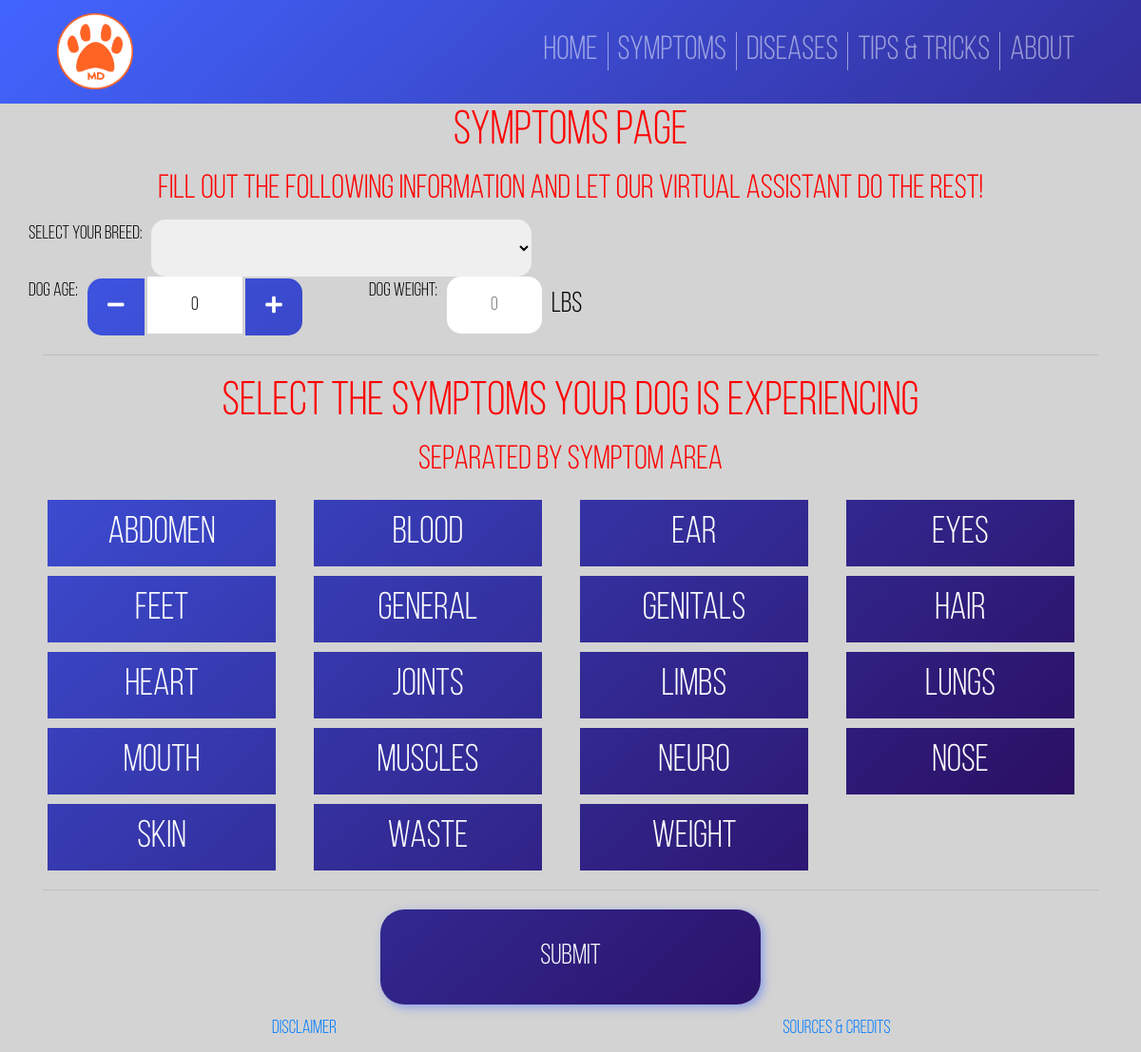
The app's page /Symptoms/symptoms.php with its own data.
### tables this page shows
CREATE TABLE `symptoms` (
  `Sym_id` int(11) NOT NULL,
  `Sym_name` varchar(128) NOT NULL,
  `Sym_area` varchar(32) DEFAULT NULL,
  PRIMARY KEY (`Sym_id`)
);

### Symptoms/symptoms.php (the view, shortened to what this page needs)
<!DOCTYPE html>
<html lang="en">
<head>
    <?php include("../Master/header.php"); ?>
    <?php include("../Master/connection.php"); ?>
    <link rel="stylesheet" href="../css/symptoms.css">
</head>
<body>
    <div class="page" style="
            color:black;
            font-family: var(--font-secondary);
            ">
    <h1>Symptoms page</h1>
    <h3>Fill out the following information and let our virtual assistant do the rest!</h3>
    <div class="container">
        <form id="symptomForm" action="results.php" method="POST">
            <div class="row breed_dropdown_container">
                    <label for="breedDropdownList" class="head">Select your breed:</label>
                    <select id="breedDropdownList" name="breed_code" class="dropdown-content" placeholder="Dog Breed">
                        <option selected="selected"></option>
                        <?php
                            $sql_query = "SELECT * FROM breeds ORDER BY Bre_id";
                            $result = $conn->query($sql_query);
                            if($result->num_rows>0){
                                while($row = $result->fetch_assoc()){
                                    echo '<option value=' . $row["Bre_code"]. '>' . $row["Bre_name"]. '</option>';
                                }
                            } else {
                                echo "ERROR";
                            }
                        ?>
                    </select>
            </div>
            <div class="row num_input_container">
                    <div id="age" class="row">
                        <label for="ageIncrementor" class="head">Dog Age: </label>
                        <div name="ageIncrementor">
                            <button id="ageDec" class="step_left multi-grad" type='button'><i class="fas fa-minus"></i></button>
                            <input name="age" type="text" id="age_textbox" class="num_input" value="0">
                            <button id="ageInc" class="step_right multi-grad" type='button'><i class="fas fa-plus"></i></button>
                        </div>
                    </div>
                    <div id="weight" class="row">
                        <label for="weightTextBox" class="head">Dog Weight: </label>
                        <div name="weightTextBox">
                            <input name="weight" type="text" class="num_input" placeholder="0"><span style="margin-left:10px;vertical-align:middle;font-size:1.5rem;">lbs</span>
                        </div>
                    </div>
            </div>
            <hr>
            <h1>Select the symptoms your dog is experiencing</h1>
            <h3>Separated by symptom area</h3>
            <div class="symptom_input_container row">
                <div><div>
                <?php
                    $getSymptoms = $conn->prepare("SELECT * FROM Symptoms ORDER BY Sym_area, Sym_name");
                    $getSymptoms->execute();
                    $result = $getSymptoms->get_result();
                    $temp_sym=null;
                    while($row = $result->fetch_assoc()){
                        $sym_name = $row["Sym_name"];
                        $sym_area = $row["Sym_area"];
                        if($temp_sym == $sym_area){
                            echo '<label class="col symptom">' . $sym_name . '<input type="checkbox" name="symptoms[]" value="' . $sym_name . '"><span class="checkmark"></span></label>';
                        }
                        else{
                            echo '</div></div>';
                            echo '<div><div class="collapsible multi-grad">' . $sym_area . '</div><div class="content">';
                            $temp_sym = $sym_area;
                        }
                    }
                    echo '</div></div>';
                ?>
            </div>
            <hr>
            <div class="submit_row">
            <button type="submit" class="submit_btn multi-grad" action="results.php">Submit</button>
            </div>
        </form>
    </div>
    </div>
    <?php include("../Master/footer.php"); ?>
</body>
</html>

### Master/Master_CSS/main.css (style rules this page uses)
:root { font-size: 20px; font-family: 'Bebas Neue'; --text-primary: #000000; --text-secondary: #FF6425; --bg-primary: linear-gradient(to bottom right, #ffae00, rgb(255, 0, 179)); --primary: #FF6425; }
body { color: var(--text-primary); font-family: "Bebas Neue Book"; background-color: lightgray; }
.multi-grad { background: -webkit-gradient(linear, left top, right bottom, from(#4265ff), to(#270047)); background: linear-gradient(to bottom right, #4265ff, #270047); background-attachment: fixed; }

### css/symptoms.css (style rules this page uses)
h1, h3, h4 { text-align: center; color: red; }
#breedDropdownList { margin-left: 10px; height: 3rem; width: 20rem; border-radius: 15px; border: 0; font-size: 1.25rem; }
.num_input_container { margin: 0; }
.num_input_container > div > div { margin-left: 10px; }
#age { padding-right: 50px; }
#weight { padding-left: 50px; }
#weight > div > input { border-radius: 15px; }
.num_input { width: 5rem; height: 3rem; margin: 0; padding: 0; border: 0; text-align: center; vertical-align: middle; }
.step_left { width: 3rem; height: 3rem; border: 0; padding: 0; margin: 0; color: white; text-align: center; border-radius: 15px 0px 0px 15px; }
.step_right { width: 3rem; height: 3rem; border: 0; padding: 0; margin: 0; color: white; text-align: center; border-radius: 0px 15px 15px 0px; }
.submit_row { display: -webkit-box; display: -ms-flexbox; display: flex; -webkit-box-pack: end; -ms-flex-pack: end; justify-content: flex-end; }
.submit_btn { width: 15rem; height: 3rem; border: 0; border-radius: 25px; -webkit-box-align: center; -ms-flex-align: center; align-items: center; -webkit-box-shadow: 3px 3px 10px rgba(66, 105, 255, 0.5); box-shadow: 3px 3px 10px rgba(66, 105, 255, 0.5); -webkit-transition: all 0.3s ease-in; transition: all 0.3s ease-in; }

### Symptoms/symptoms.php (style rules this page uses)
.collapsible { margin-top:.5rem; margin-left:1rem; margin-right:1rem; background-color:#eee; color: white; cursor:pointer; padding:5px; width:20vw; border:none; text-align:center; outline:none; font-size:2rem; }
.submit_row { display:flex; justify-content:center; }
.submit_btn { color:white; font-size:1.5rem; width:20rem; height:5rem; border:0; border-radius:25px; transition: all 0.3s ease-in; }

### records on screen
symptoms: Sym_area "abdomen"
symptoms: Sym_area "blood"
symptoms: Sym_area "ear"
symptoms: Sym_area "eyes"
symptoms: Sym_area "feet"
symptoms: Sym_area "general"
symptoms: Sym_area "genitals"
symptoms: Sym_area "hair"
symptoms: Sym_area "heart"
symptoms: Sym_area "joints"
symptoms: Sym_area "limbs"
symptoms: Sym_area "lungs"
symptoms: Sym_area "mouth"
symptoms: Sym_area "muscles"
symptoms: Sym_area "neuro"
symptoms: Sym_area "nose"
symptoms: Sym_area "skin"
symptoms: Sym_area "waste"
symptoms: Sym_area "weight"
